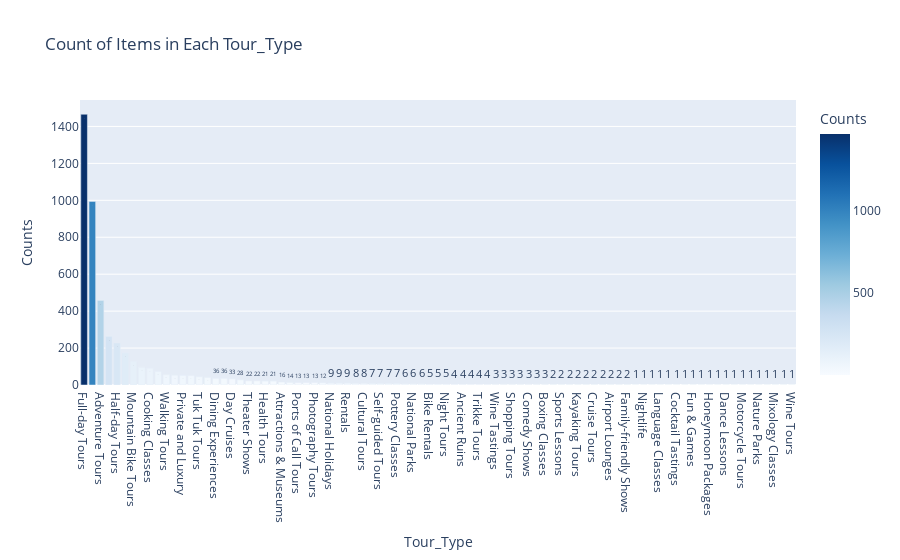

The code cell stored with this chart in its notebook:
### Markdown cell above
#### <font color = red><b>Tour type analysis

### Code cell
counts = df3['Tour_Type'].value_counts()
count_percentage = df3['Tour_Type'].value_counts(1)*100
counts_df = pd.DataFrame({'Tour_Type':counts.index,'Counts':counts.values,'Percent':np.round(count_percentage.values,2)})
display(counts_df)
px.bar(data_frame=counts_df,
 x='Tour_Type',
 y='Counts',
 color='Counts',
 color_continuous_scale='blues',
 text_auto=True,
 title=f'Count of Items in Each Tour_Type')

### Figure 1 — Plotly figure (JSON) as saved in the notebook; plotly's stock layout.template omitted (floating-point values rounded to 4 significant figures)
{"data": [{"alignmentgroup": "True", "hovertemplate": "Tour_Type=%{x}<br>Counts=%{marker.color}<extra></extra>", "legendgroup": "", "marker": {"color": [1466, 994, 458, 263, 228, 175, 127, 95, 91, 73, 56, 53, 52, 51, 45, 41, 36, 36, 33, 28, 22, 22, 21, 21, 16, 14, 13, 13, 13, 12, 9, 9, 9, 8, 8, 7, 7, 7, 7, 6, 6, 6, 5, 5, 5, 4, 4, 4, 4, 4, 3, 3, 3, 3, 3, 3, 3, 2, 2, 2, 2, 2, 2, 2, 2, 2, 2, 1, 1, 1, 1, 1, 1, 1, 1, 1, 1, 1, 1, 1, 1, 1, 1, 1, 1, 1, 1], "coloraxis": "coloraxis", "pattern": {"shape": ""}}, "name": "", "offsetgroup": "", "orientation": "v", "showlegend": false, "textposition": "auto", "texttemplate": "%{y}", "type": "bar", "x": ["Full-day Tours", "Bus Tours", "Adventure Tours", "Multi-day Tours", "Half-day Tours", "Overnight Tours", "Mountain Bike Tours", "Airport & Hotel Transfers", "Cooking Classes", "Private Drivers", "Walking Tours", "Hiking Tours", "Private and Luxury", "Luxury Car Tours", "Tuk Tuk Tours", "Bike Tours", "Dining Experiences", "City Tours", "Day Cruises", "Private Sightseeing Tours", "Theater Shows", "Food Tours", "Health Tours", "Health Tour", "Attractions & Museums", "Museum Tickets & Passes", "Ports of Call Tours", "Car Tours", "Photography Tours", "Bus Services", "National Holidays", "Art Classes", "Rentals", "Port Transfers", "Cultural Tours", "Religious Sites", "Self-guided Tours", "Sunset Cruises", "Pottery Classes", "Classic Car Tours", "National Parks", "Skip the line Tickets", "Bike Rentals", "Transportation Services", "Night Tours", "Vespa, Scooter & Moped Tours", "Ancient Ruins", "Shore Excursions", "Trikke Tours", "Monuments and Memorials", "Wine Tastings", "Golf Tours & Tee Times", "Shopping Tours", "Christmas", "Comedy Shows", "Painting Classes", "Boxing Classes", "Dinner and Show Tickets", "Sports Lessons", "Balloon Tours", "Kayaking Tours", "Valentine's Day Events", "Cruise Tours", "Water Tours", "Airport Lounges", "Lunch Cruises", "Family-friendly Shows", "Aquariums", "Nightlife", "Culinary Tour", "Language Classes", "Craft Classes", "Cocktail Tastings", "Japanese Lessons", "Fun & Games", "Sightseeing Passes", "Honeymoon Packages", "Airboat Tours", "Dance Lessons", "Train Tour", "Motorcycle Tours", "Sightseeing Tours", "Nature Parks", "Hot Air Balloon Rides", "Mixology Classes", "Circuit Tours", "Wine Tours"], "xaxis": "x", "y": [1466, 994, 458, 263, 228, 175, 127, 95, 91, 73, 56, 53, 52, 51, 45, 41, 36, 36, 33, 28, 22, 22, 21, 21, 16, 14, 13, 13, 13, 12, 9, 9, 9, 8, 8, 7, 7, 7, 7, 6, 6, 6, 5, 5, 5, 4, 4, 4, 4, 4, 3, 3, 3, 3, 3, 3, 3, 2, 2, 2, 2, 2, 2, 2, 2, 2, 2, 1, 1, 1, 1, 1, 1, 1, 1, 1, 1, 1, 1, 1, 1, 1, 1, 1, 1, 1, 1], "yaxis": "y"}], "layout": {"barmode": "relative", "coloraxis": {"colorbar": {"title": {"text": "Counts"}}, "colorscale": [[0, "rgb(247,251,255)"], [0.125, "rgb(222,235,247)"], [0.25, "rgb(198,219,239)"], [0.375, "rgb(158,202,225)"], [0.5, "rgb(107,174,214)"], [0.625, "rgb(66,146,198)"], [0.75, "rgb(33,113,181)"], [0.875, "rgb(8,81,156)"], [1, "rgb(8,48,107)"]]}, "legend": {"tracegroupgap": 0}, "title": {"text": "Count of Items in Each Tour_Type"}, "xaxis": {"anchor": "y", "domain": [0, 1], "title": {"text": "Tour_Type"}}, "yaxis": {"anchor": "x", "domain": [0, 1], "title": {"text": "Counts"}}}}
